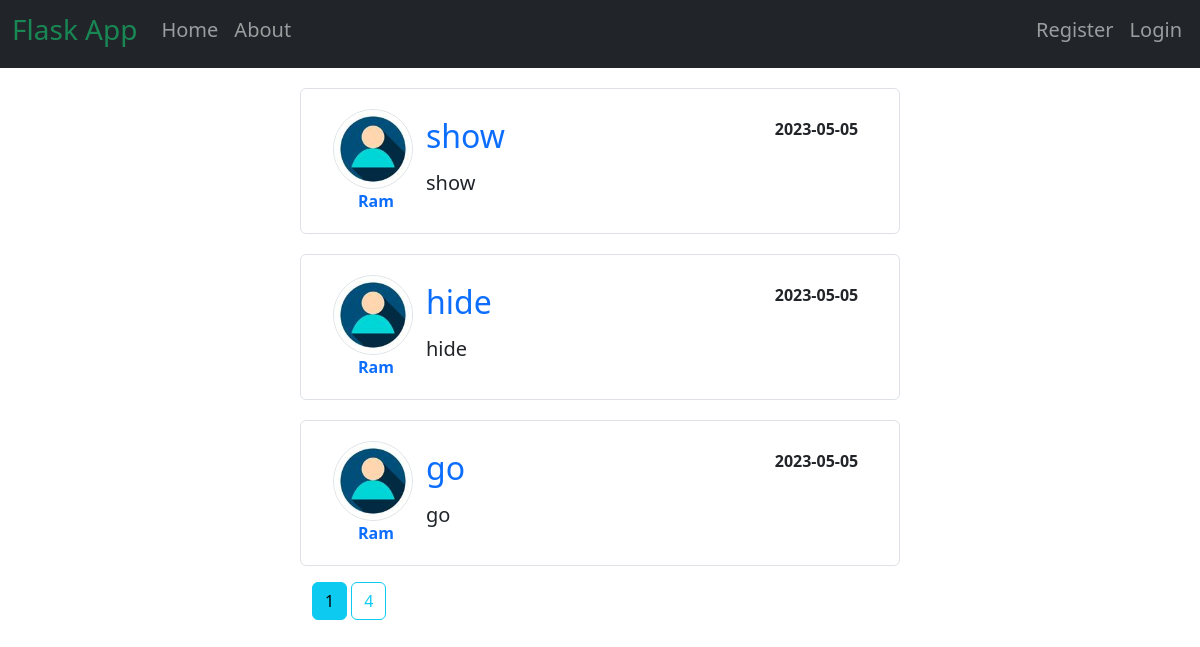
Page /home on the earlier database version.
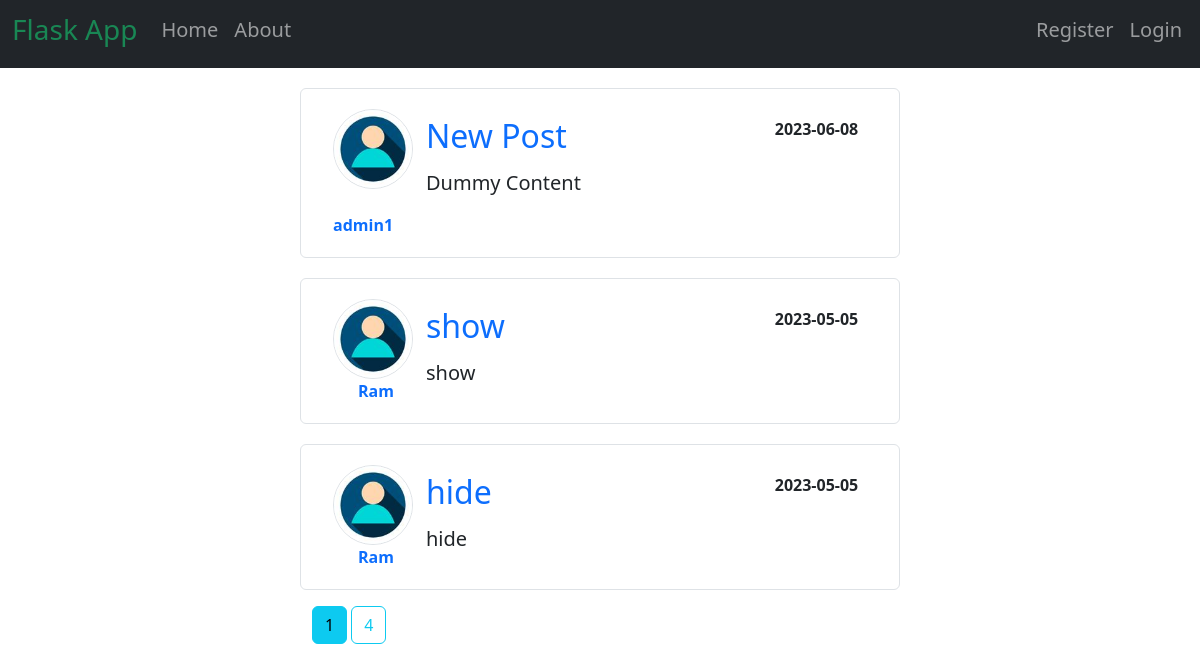
Same page on the later database version.
### flaskblog/models.py (models this page shows, shortened)
class Post(db.Model):
   id = db.Column(db.Integer, primary_key=True)
   title = db.Column(db.String(100), nullable=False)
   date_posted = db.Column(db.DateTime, nullable=False, default=datetime.utcnow)
   content = db.Column(db.Text, nullable=False)
   user_id = db.Column(db.Integer, db.ForeignKey('user.id'), nullable=False)

class User(db.Model, UserMixin):
   id = db.Column(db.Integer, primary_key=True)
   username = db.Column(db.String(20), unique=True, nullable=False)
   email = db.Column(db.String(120), unique=True, nullable=False)
   image_file = db.Column(db.String(20), nullable=False, default='default.jpg')
   password = db.Column(db.String(60), nullable=False)
   posts = db.relationship('Post', backref='author', lazy=True)

### flaskblog/main/routes.py (the view)
@main.route('/')
@main.route('/home')
def home():
   page = request.args.get('page', 1, type=int)
   posts = Post.query.order_by(Post.date_posted.desc()).paginate(page=page, per_page=3)
   return render_template('index.html', posts=posts)

### flaskblog/templates/index.html (shortened to what this page needs)
{% extends 'layout.html' %}
{% block content %}
    {% for post in posts.items %}
    <div class="blog row border rounded mb-3">
        <div class="col-2">
            <img class="rounded-circle border" src="{{ url_for('static', filename='profile_pics/' + post.author.image_file) }}" height="80">
            <br> &nbsp; &nbsp; &nbsp;
            <a class="link" href="{{ url_for('users.user_posts', username=post.author.username) }}"><b>{{post.author.username}}</b></a>
        </div>
        <div class="col-10">
            <div class="row mt-2">
                <h2 class="col-9 text-info"><a class="link" href="{{ url_for('posts.post', post_id=post.id )}}">{{post.title}}</a></h2>
                <b class="col-3">{{post.date_posted.strftime('%Y-%m-%d')}}</b>
            </div>
            <div class="row mt-2">
                <h5 class="col-6">{{post.content}}</h5>
            </div>
        </div>
    </div>
    {% endfor %}
    {% for page_num in posts.iter_pages(left_edge=1, right_edge=1, left_current=1, right_current=1) %}
        {% if page_num %}
            {% if posts.page == page_num %}
                <a class="btn btn-info mb-4" href="{{ url_for('main.home', page=page_num) }}">{{ page_num }}</a>
            {% else %}
                <a class="btn btn-outline-info mb-4" href="{{ url_for('main.home', page=page_num) }}">{{ page_num }}</a>
            {% endif %}
        {% endif %}
    {% endfor %}
{% endblock %}

### flaskblog/templates/layout.html (shortened to what this page needs)
<!DOCTYPE html>
<html lang="en">
    <link href="https://cdn.jsdelivr.net/npm/bootstrap@5.3.0-alpha3/dist/css/bootstrap.min.css" rel="stylesheet">
    <link rel="stylesheet" href="{{ url_for('static', filename='main.css') }}"></link>
</head>
<body">
    <nav class="navbar navbar-expand-lg navbar-dark bg-dark">
        <div class="container-fluid">
            <a class="navbar-brand text-success" href="#"><h3>Flask App</h3></a>
            <div class="collapse navbar-collapse" id="navbarNav">
                <div class="navbar-nav mr-auto">
                        <a class="nav-item nav-link" href="{{ url_for('main.home') }}"><h5>Home</h5></a>
                        <a class="nav-item nav-link" href="{{ url_for('main.about') }}"><h5>About</h5></a>
                </div>
                <div class="navbar-nav auth">
                    {% if current_user.is_authenticated %}
                        <a class="nav-item nav-link" href="{{ url_for('posts.new_post') }}"><h5>New Post</h5></a>
                        <a class="nav-item nav-link" href="{{ url_for('users.account') }}"><h5>Account</h5></a>
                        <a class="nav-item nav-link" href="{{ url_for('users.logout') }}"><h5>Logout</h5></a>
                    {% else %}
                        <a class="nav-item nav-link" href="{{ url_for('users.register') }}"><h5>Register</h5></a>
                        <a class="nav-item nav-link" href="{{ url_for('users.login') }}"><h5>Login</h5></a>
                    {% endif %}
                </div>
            </div>
        </div>
    </nav>
    <div class="container col-6">
        {% block content %} {% endblock %}
    </div>
</body>
</html>

### flaskblog/static/main.css (style rules this page uses)
.blog { margin-top: 20px; padding: 20px; }
.auth { position: absolute; right: 10px; }
.link { text-decoration: none; }

Differences in the rows shown:
no longer on this page (row unchanged): Post: image_file (picture), author.username "Ram", title "go", date_posted "2023-05-05", content "go"
added Post: image_file (picture), author.username "admin1", title "New Post", date_posted "2023-06-08", content "Dummy Content"
